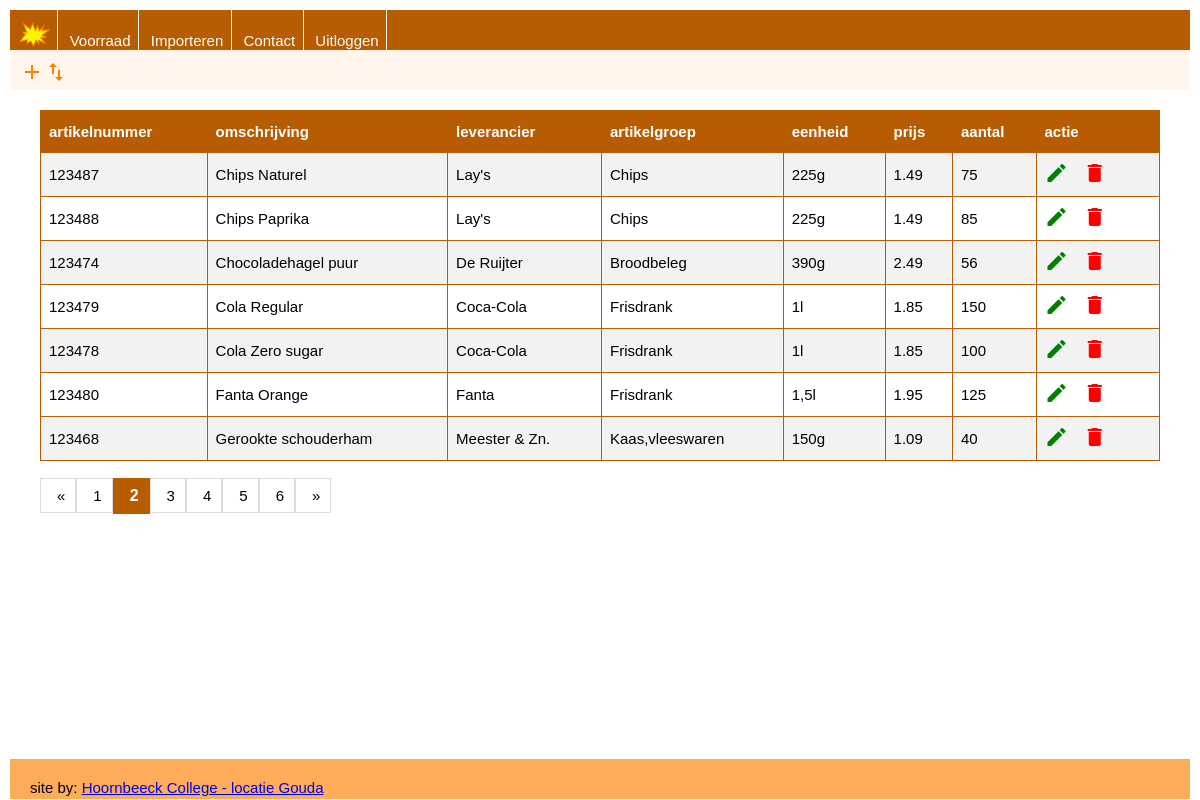
Page /voorraad.php?page=2 (signed in) on the committed database.
### tables this page shows
CREATE TABLE `product` (
  `id` int(11) NOT NULL AUTO_INCREMENT,
  `artikelnummer` int(11) NOT NULL,
  `omschrijving` varchar(50) NOT NULL,
  `leverancier` varchar(50) NOT NULL,
  `artikelgroep` varchar(50) NOT NULL,
  `eenheid` varchar(10) NOT NULL,
  `prijs` decimal(5,2) NOT NULL,
  `aantal` int(11) NOT NULL,
  `create_time` timestamp NULL DEFAULT CURRENT_TIMESTAMP,
  `update_time` timestamp NULL DEFAULT CURRENT_TIMESTAMP ON UPDATE CURRENT_TIMESTAMP,
  PRIMARY KEY (`id`),
  UNIQUE KEY `artikelnummer_UNIQUE` (`artikelnummer`)
);

### voorraad.php (the view, shortened to what this page needs)
<?php
include 'inc/header.php';
echo '<header class="head">';
echo "<a href='product_new.php' class='btn-new'><i class='material-icons md-24'>add</i></a>";
echo "<a href='voorraad_import.php' class='btn-new'><i class='material-icons md-24'>import_export</i></a>";
echo '</header>';
echo '<main class="main-content">';
?>
    <table id="voorraad">
        <tr>
            <th>artikelnummer</th>
            <th>omschrijving</th>
            <th>leverancier</th>
            <th>artikelgroep</th>
            <th>eenheid</th>
            <th>prijs</th>
            <th>aantal</th>
            <th>actie</th>
        </tr>
<?php
if (isset($_GET["page"])) {
    $page = $_GET["page"];
}
else {
    $page=1;
}
$start_from = ($page-1) * RECORDS_PER_PAGE;
$query="SELECT id, artikelnummer, omschrijving, leverancier, artikelgroep, eenheid, prijs, aantal FROM product
        ORDER BY omschrijving, artikelgroep, artikelnummer
        LIMIT " .$start_from.",". RECORDS_PER_PAGE.";";
$result=mysqli_query($dbconn, $query);
$aantal=mysqli_num_rows($result);
$contentTable="";
if ($aantal>0){
    while ($row=mysqli_fetch_array($result)) {
        $contentTable.="<tr>
                            <td>".$row['artikelnummer']."</td>
                            <td>".$row['omschrijving']."</td>
                            <td>".$row['leverancier']."</td>
                            <td>".$row['artikelgroep']."</td>
                            <td>".$row['eenheid']."</td>
                            <td>".$row['prijs']."</td>
                            <td>".$row['aantal']."</td>
                            <td>
                                <a href='product_edit.php?id={$row['id']}' class='btn-edit'><i class='material-icons md-24'>edit</i></a>
                                <a href='product_delete.php?id={$row['id']}' class='btn-delete'><i class='material-icons md-24'>delete</i></a>
                            </td>
                        </tr>";
    }
}
else {
    $contentTable='<tr>
                        <td colspan="9">Geen gegevens om op te halen...</td>
                    </tr>';
}
$contentTable.='</table><br>';
echo $contentTable;
include_once 'inc/paginering.php';
echo '</main>';
include ("inc/footer.php") ;
?>

### css/nav.css (style rules this page uses)
:root { --primary0: rgba(183, 92, 0, 1); --primary1: rgba(254,128, 0,1); --primary2: rgba(255,172, 88,1); --primary3: rgba(255,245,235,1); --primary4: rgba(255,255,255,1); --hover: rgba(255,245,235,1); }
body { margin: 0; padding: 0; font-size: 15px; font-family: heebo, verdana, sans-serif; background-color: var(--primary4); }

### css/style.css (style rules this page uses)
:root { --primary0: rgba(183, 92, 0, 1); --primary1: rgba(254,128, 0,1); --primary2: rgba(255,172, 88,1); --primary3: rgba(255,245,235,1); --primary4: rgba(255,255,255,1); --hover: rgba(255,245,235,1); }
* { box-sizing: border-box; margin: 0; padding: 0; }
body { margin: 10px; }
.head { background-color: var(--primary3); padding: 10px; grid-area: head; }
.main-content { background-color: var(--primary4); padding: 20px; grid-area: main; height: 100%; }
#voorraad { border-collapse: collapse; width: 100%; }
#voorraad td, #voorraad th { border: 1px solid var(--primary0); padding: 8px; }
#voorraad tr:nth-child(even) { background-color: #f2f2f2; }
#voorraad th { padding-top: 12px; padding-bottom: 12px; text-align: left; background-color: var(--primary0); color: white; }
.main-content a { padding-right: 10px; }
.btn-edit { color: green; }
.btn-delete { color: red; }
.btn-new { color: var(--primary1); }
.material-icons.md-24 { font-size: 24px; }

### rows in the picture
product: artikelnummer "123487", omschrijving "Chips Naturel", leverancier "Lay's", artikelgroep "Chips", eenheid "225g", prijs "1.49", aantal "75"
product: artikelnummer "123488", omschrijving "Chips Paprika", leverancier "Lay's", artikelgroep "Chips", eenheid "225g", prijs "1.49", aantal "85"
product: artikelnummer "123474", omschrijving "Chocoladehagel puur", leverancier "De Ruijter", artikelgroep "Broodbeleg", eenheid "390g", prijs "2.49", aantal "56"
product: artikelnummer "123479", omschrijving "Cola Regular", leverancier "Coca-Cola", artikelgroep "Frisdrank", eenheid "1l", prijs "1.85", aantal "150"
product: artikelnummer "123478", omschrijving "Cola Zero sugar", leverancier "Coca-Cola", artikelgroep "Frisdrank", eenheid "1l", prijs "1.85", aantal "100"
product: artikelnummer "123480", omschrijving "Fanta Orange", leverancier "Fanta", artikelgroep "Frisdrank", eenheid "1,5l", prijs "1.95", aantal "125"
product: artikelnummer "123468", omschrijving "Gerookte schouderham", leverancier "Meester & Zn.", artikelgroep "Kaas,vleeswaren", eenheid "150g", prijs "1.09", aantal "40"

### other values in the picture
$arContactgegevens['developer'] "Hoornbeeck College - locatie Gouda"
